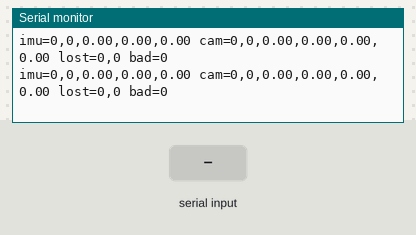
The program below on a simulated ESP32. Parts: the last lines printed to the serial monitor. Inputs (shaded band) come from the test bench.

Above: at 1.5 s.
1.6 s: "IMU,90,45,200,10\n" received over the second serial link
At 1.86 s:
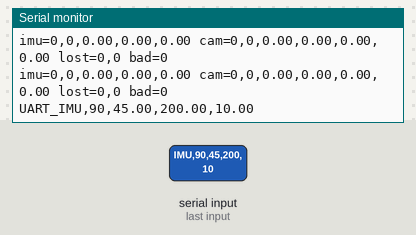
3.1 s: "CAM,90,45,200,10,150\n" received over the second serial link
At 3.36 s:
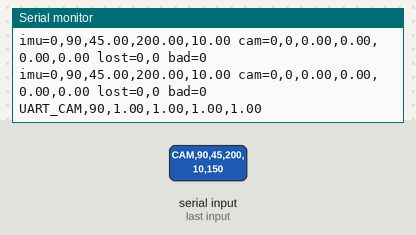

Measured:
- after the input at 1.6 s, the serial monitor: prints a new line at once (image 1)
- after the input at 3.1 s, the serial monitor: prints a new line at once (image 2)

The program:

main.cpp
```cpp
#include <Arduino.h>
#include <math.h>
#include <stdlib.h>
#include <string.h>

constexpr int UART_RX_PIN = 22;
constexpr int UART_TX_PIN = 23;
constexpr uint32_t UART_BAUDRATE = 115200;
constexpr uint32_t UART_TIMEOUT_MS = 500;
constexpr bool UART_DEBUG_PRINT = true;

class AttitudeLink {
public:
    AttitudeLink(int rxPin, int txPin, uint32_t baudrate, uint32_t timeoutMs,
                 bool debugPrint)
        : rxPin(rxPin),
          txPin(txPin),
          baudrate(baudrate),
          timeoutMs(timeoutMs),
          debugPrint(debugPrint),
          uart(2) {}

    void begin() {
        uart.begin(baudrate, SERIAL_8N1, rxPin, txPin);
        Serial.printf(
            "UART(2) attitude link: rx=GPIO%d tx=GPIO%d baud=%lu\r\n",
            rxPin,
            txPin,
            static_cast<unsigned long>(baudrate)
        );
    }

    bool update() {
        bool updated = false;

        while (uart.available() > 0) {
            char c = static_cast<char>(uart.read());

            if (c == '\r') {
                continue;
            }

            if (c == '\n') {
                line[lineLen] = '\0';

                if (lineLen > 0) {
                    updated = parseLine(line) || updated;
                }

                lineLen = 0;
                continue;
            }

            if (lineLen < sizeof(line) - 1) {
                line[lineLen++] = c;
            } else {
                lineLen = 0;
                badPackets++;
            }
        }

        return updated;
    }

    bool isFresh() const {
        return lastUpdateMs != 0 && (millis() - lastUpdateMs) <= timeoutMs;
    }

    bool isCameraFresh() const {
        return lastCamUpdateMs != 0 && (millis() - lastCamUpdateMs) <= timeoutMs;
    }

    void printSnapshot() const {
        Serial.printf(
            "imu=%d,%d,%.2f,%.2f,%.2f cam=%d,%d,%.2f,%.2f,%.2f,%.2f lost=%lu,%lu bad=%lu\r\n",
            isFresh() ? 1 : 0,
            seq,
            pitch,
            roll,
            yaw,
            isCameraFresh() ? 1 : 0,
            camSeq,
            camNear,
            camFar,
            camCurve,
            camQuality,
            static_cast<unsigned long>(lostPackets),
            static_cast<unsigned long>(camLostPackets),
            static_cast<unsigned long>(badPackets)
        );
    }

private:
    int rxPin;
    int txPin;
    uint32_t baudrate;
    uint32_t timeoutMs;
    bool debugPrint;
    HardwareSerial uart;

    char line[128] = {};
    size_t lineLen = 0;

    int seq = 0;
    float pitch = 0.0f;
    float roll = 0.0f;
    float yaw = 0.0f;
    uint32_t lastUpdateMs = 0;

    int camSeq = 0;
    float camNear = 0.0f;
    float camFar = 0.0f;
    float camCurve = 0.0f;
    float camQuality = 0.0f;
    uint32_t lastCamUpdateMs = 0;

    uint32_t lostPackets = 0;
    uint32_t camLostPackets = 0;
    uint32_t badPackets = 0;

    uint8_t checksum(const char *text) const {
        uint8_t value = 0;

        while (*text != '\0') {
            value ^= static_cast<uint8_t>(*text);
            text++;
        }

        return value;
    }

    bool splitAndCheck(const char *raw, char *body, size_t bodySize) {
        const char *star = strrchr(raw, '*');

        if (star == nullptr) {
            strncpy(body, raw, bodySize);
            body[bodySize - 1] = '\0';
            return true;
        }

        size_t bodyLen = static_cast<size_t>(star - raw);

        if (bodyLen >= bodySize) {
            badPackets++;
            return false;
        }

        memcpy(body, raw, bodyLen);
        body[bodyLen] = '\0';

        char *end = nullptr;
        unsigned long received = strtoul(star + 1, &end, 16);

        if (end == star + 1 || received > 0xFF) {
            badPackets++;
            return false;
        }

        uint8_t expected = checksum(body);

        if (static_cast<uint8_t>(received) != expected) {
            badPackets++;

            if (debugPrint) {
                Serial.printf("UART_BAD_CRC,%s,%02X\r\n", raw, expected);
            }

            return false;
        }

        return true;
    }

    bool parseLine(const char *raw) {
        if (strncmp(raw, "IMU,", 4) != 0 && strncmp(raw, "CAM,", 4) != 0) {
            return false;
        }

        char body[128];

        if (!splitAndCheck(raw, body, sizeof(body))) {
            return false;
        }

        if (strncmp(body, "CAM,", 4) == 0) {
            return parseCameraBody(body);
        }

        return parseImuBody(body);
    }

    bool parseImuBody(const char *body) {
        int nextSeq = 0;
        float nextPitch = 0.0f;
        float nextRoll = 0.0f;
        float nextYaw = 0.0f;

        if (sscanf(body, "IMU,%d,%f,%f,%f",
                   &nextSeq, &nextPitch, &nextRoll, &nextYaw) != 4) {
            badPackets++;
            return false;
        }

        if (seq > 0 && nextSeq > seq + 1) {
            lostPackets += static_cast<uint32_t>(nextSeq - seq - 1);

            if (debugPrint) {
                Serial.printf("UART_LOST,%d,%d\r\n", seq + 1, nextSeq - 1);
            }
        }

        seq = nextSeq;
        pitch = nextPitch;
        roll = nextRoll;
        yaw = nextYaw;
        lastUpdateMs = millis();

        if (debugPrint) {
            Serial.printf("UART_IMU,%d,%.2f,%.2f,%.2f\r\n",
                          seq, pitch, roll, yaw);
        }

        return true;
    }

    bool parseCameraBody(const char *body) {
        int nextSeq = 0;
        float nearValue = 0.0f;
        float farValue = 0.0f;
        float curveValue = 0.0f;
        float qualityValue = 0.0f;

        if (sscanf(body, "CAM,%d,%f,%f,%f,%f",
                   &nextSeq, &nearValue, &farValue,
                   &curveValue, &qualityValue) != 5) {
            badPackets++;
            return false;
        }

        if (camSeq > 0 && nextSeq > camSeq + 1) {
            camLostPackets += static_cast<uint32_t>(nextSeq - camSeq - 1);

            if (debugPrint) {
                Serial.printf("CAM_LOST,%d,%d\r\n", camSeq + 1, nextSeq - 1);
            }
        }

        camSeq = nextSeq;
        camNear = constrain(nearValue, -1.0f, 1.0f);
        camFar = constrain(farValue, -1.0f, 1.0f);
        camCurve = constrain(curveValue, -1.0f, 1.0f);
        camQuality = constrain(qualityValue, 0.0f, 1.0f);
        lastCamUpdateMs = millis();

        if (debugPrint) {
            Serial.printf("UART_CAM,%d,%.2f,%.2f,%.2f,%.2f\r\n",
                          camSeq, camNear, camFar, camCurve, camQuality);
        }

        return true;
    }
};

AttitudeLink attitudeLink(
    UART_RX_PIN,
    UART_TX_PIN,
    UART_BAUDRATE,
    UART_TIMEOUT_MS,
    UART_DEBUG_PRINT
);

void setup() {
    Serial.begin(115200);
    delay(300);
    attitudeLink.begin();
    Serial.println("Communication test started.");
    Serial.println("Wire: S3 GPIO45 TX -> V1 GPIO22 RX, S3 GPIO46 RX <- V1 GPIO23 TX, common GND.");
}

void loop() {
    attitudeLink.update();

    static uint32_t lastPrintMs = 0;
    uint32_t now = millis();

    if (now - lastPrintMs >= 500) {
        lastPrintMs = now;
        attitudeLink.printSnapshot();
    }
}
```
